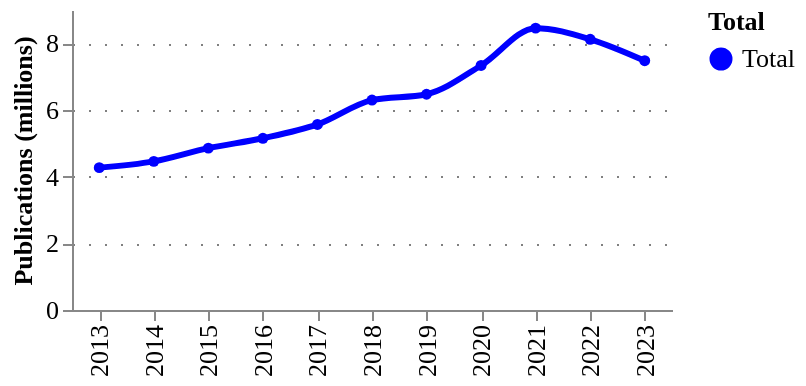

Here is the notebook cell this chart was saved with:
### Code cell
fig = pu.ts_smooth(
    baseline_df.assign(Total="Total").assign(counts = lambda df: df.counts/1e+6),
    ["Total"],
    variable= "counts",
    variable_title = "Publications (millions)",
    category_column = "Total",
    width = 300,
    height = 150,
    legend_orient='right',
)
pu.configure_plots(fig)

### Figure 1 — Vega-Lite specification as saved in the notebook (floating-point values rounded to 4 significant figures)
{"config": {"title": {"font": "Averta", "anchor": "start"}, "subtitle": {"font": "Averta"}, "axis": {"labelFont": "Averta", "titleFont": "Averta", "gridColor": "grey", "gridDash": [1, 7], "labelFontSize": 13, "titleFontSize": 13}, "header": {"labelFont": "Averta", "titleFont": "Averta"}, "legend": {"labelFont": "Averta", "titleFont": "Averta", "labelFontSize": 13, "titleFontSize": 13}, "range": {"category": ["#0000FF", "#FDB633", "#18A48C", "#9A1BBE", "#EB003B", "#FF6E47", "#646363", "#0F294A", "#97D9E3", "#A59BEE", "#F6A4B7", "#D2C9C0", "#FFFFFF", "#000000"], "ordinal": {"scheme": ["#0000FF", "#FDB633", "#18A48C", "#9A1BBE", "#EB003B", "#FF6E47", "#646363", "#0F294A", "#97D9E3", "#A59BEE", "#F6A4B7", "#D2C9C0", "#FFFFFF", "#000000"]}}, "view": {"strokeWidth": 0}}, "data": {"name": "data-7118c1a2df2361827fb609a01477b5f0"}, "mark": {"type": "line", "interpolate": "monotone", "point": {"filled": true, "size": 30}, "size": 3, "strokeDash": [0]}, "encoding": {"color": {"field": "Total", "legend": {"orient": "right"}, "type": "nominal"}, "tooltip": [{"field": "year", "title": "Year", "type": "ordinal"}, {"field": "Total", "type": "nominal"}, {"field": "counts", "format": ".3f", "title": "Publications (millions)", "type": "quantitative"}], "x": {"field": "year", "title": "", "type": "ordinal"}, "y": {"field": "counts", "title": "Publications (millions)", "type": "quantitative"}}, "height": 150, "title": {"anchor": "start", "text": "", "fontSize": 14, "subtitle": "", "subtitleFont": "Averta", "subtitleFontSize": 13}, "width": 300, "$schema": "https://vega.github.io/schema/vega-lite/v4.17.0.json", "datasets": {"data-7118c1a2df2361827fb609a01477b5f0": [{"year": 2013, "counts": 4.271, "Total": "Total"}, {"year": 2014, "counts": 4.459, "Total": "Total"}, {"year": 2015, "counts": 4.856, "Total": "Total"}, {"year": 2016, "counts": 5.152, "Total": "Total"}, {"year": 2017, "counts": 5.566, "Total": "Total"}, {"year": 2018, "counts": 6.297, "Total": "Total"}, {"year": 2019, "counts": 6.473, "Total": "Total"}, {"year": 2020, "counts": 7.336, "Total": "Total"}, {"year": 2021, "counts": 8.456, "Total": "Total"}, {"year": 2022, "counts": 8.122, "Total": "Total"}, {"year": 2023, "counts": 7.478, "Total": "Total"}]}}
